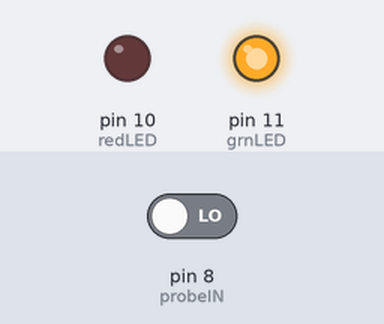
The sketch below on a simulated Arduino Uno, built with avr-gcc and run on an emulated ATmega328P. Parts: output pins drawn as LEDs (lit = HIGH). The inputs (shaded band) are chosen by the test bench; at power-on: pin 8 (probeIN) LOW.

Above: at 1.2 s.
1.3 s: pin 8 (probeIN) driven HIGH
At 2.0 s:
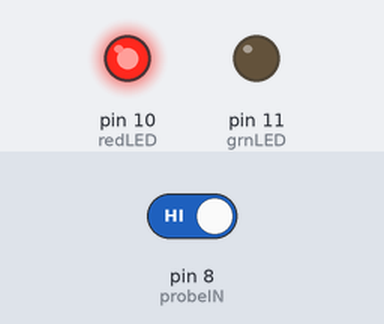
2.8 s: pin 8 (probeIN) driven LOW
At 3.1 s:
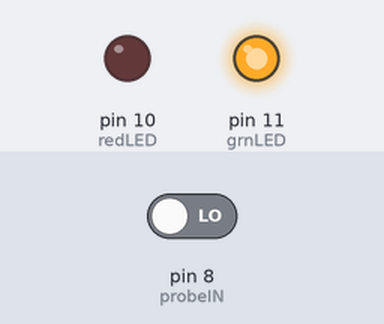
Timing chart, 0 to 5.8 s (numbered marks = the images above; inputs shaded):
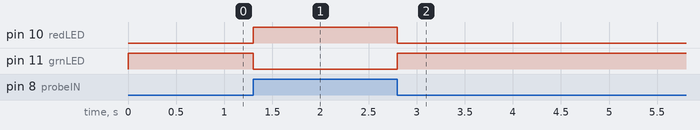

Measured:
- after the input at 1.3 s, pin 10 (redLED): LOW → HIGH at once; pin 11 (grnLED): HIGH → LOW at once
- after the input at 2.8 s, pin 10 (redLED): HIGH → LOW at once; pin 11 (grnLED): LOW → HIGH at once

The sketch:

RGB_Logic_Tester.ino
```cpp
//RGB Logic Probe
//Darren Green
//Sept 19 2021

/*
Based off of A Logic Tester (with an RGB LED) from Make: Basic Arduino Projects book

Subbed in a seperate Red and Green LED for the RGB but the code should be the same.
 */


int redLED = 10;
int grnLED = 11;
int probeIN = 8;
int probeStatus = 0;

void setup() {
  pinMode(redLED, OUTPUT);
  pinMode(grnLED, OUTPUT);
  pinMode(probeIN, INPUT);
  digitalWrite(redLED, HIGH);
  digitalWrite(grnLED, HIGH);

}

void loop() {
  probeStatus = digitalRead(probeIN);

  if (probeStatus == HIGH){
    digitalWrite(redLED, HIGH);
    digitalWrite(grnLED, LOW);
  }
  else {
    digitalWrite(redLED, LOW);
    digitalWrite(grnLED, HIGH);
  }
}
```
